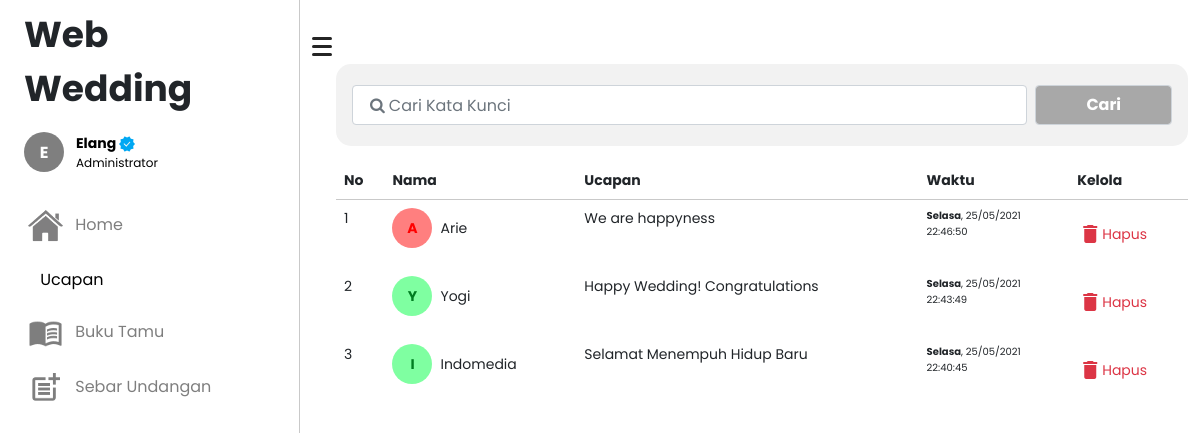
/ucapan.php (signed in), run on the app's committed database.
### tables this page shows
CREATE TABLE `ucapan` (
  `id` int(11) NOT NULL,
  `nama` varchar(100) DEFAULT NULL,
  `komentar` text DEFAULT NULL,
  `waktu` text DEFAULT NULL
);

### ucapan.php (the view, shortened to what this page needs)
<?php
$conn = mysqli_connect('localhost', 'root', '', 'webwedding');
$ucapan = mysqli_query($conn, "SELECT *FROM ucapan ORDER BY id DESC");
?>
<!DOCTYPE html>
<html lang="en">
<head>
    <link rel="stylesheet" href="assets/css/main.css">
    <link href="https://cdn.jsdelivr.net/npm/bootstrap@5.0.1/dist/css/bootstrap.min.css" rel="stylesheet">
</head>
<body>
    <div class="container-fluid">
        <div class="row flex-nowrap">
            <div class="col-auto col-md-3 col-xl-3 px-sm-2 px-0 sidebar">
                <div class="d-flex flex-column align-items-center align-items-sm-start px-3 pt-2 text-white min-vh-100">
                    <a href="index" class="d-flex align-items-center pb-3 mb-md-0 me-md-auto text-white text-decoration-none">
                        <span class="fs-5 text-dark fw-bold" id="title">Web Wedding</span>
                    </a>
                    <ul class="nav nav-pills flex-column mb-sm-auto mb-0 align-items-left align-items-sm-start" id="menu">
                        <li class="nav-item">
                            <div class="dropdown pb-4">
                                <a href="#" class="d-flex align-items-center text-decoration-none" id="dropdownUser1" data-bs-toggle="dropdown" aria-expanded="false">
                                    <span style='background: rgb(0,0,0,.5); color:white' class='inisial rounded-circle me-2'>
                                        <span class='text-uppercase position-absolute fw-bold coba'><?= substr($_SESSION["login"], 0, 1);; ?></span>
                                    </span>
                                    <div class="row">
                                        <span class="ms-1 fw-bold text-capitalize" id="nama"><?= $_SESSION["login"]; ?> <img src="assets/img/check-verifed.png" alt="" width="16"></span>
                                        <span class="ms-1" id="sebagai">Administrator</span>
                                    </div>
                                </a>
                            </div>
                        </li>
                        <li>
                            <a href="index" class="nav-link px-0 align-middle" style="opacity: .5;">
                                <i class="fs-4 bi-table"></i> <span class="ms-1" id="navigasi"><img src="assets/img/home-page.png" class="me-2" width="35" alt=""> Home</span></a>
                        </li>
                        <li>
                            <a href="ucapan" class="nav-link px-0 align-middle">
                                <i class="fs-4 bi-table"></i> <span class="ms-1" id="navigasi"><img src="assets/img/outline_message_black_24dp.png" class="me-2" width="35" alt=""> Ucapan</span></a>
                        </li>
                        <li>
                            <a href="buku-tamu" class="nav-link px-0 align-middle" style="opacity: .5;">
                                <i class="fs-4 bi-table"></i> <span class="ms-1" id="navigasi"><img src="assets/img/outline_menu_book_black_24dp.png" class="me-2" width="35" alt=""> Buku Tamu</span></a>
                        </li>
                        <li>
                            <a href="sebar-undangan" class="nav-link px-0 align-middle" style="opacity: .5;">
                                <i class="fs-4 bi-table"></i> <span class="ms-1" id="navigasi"><img src="assets/img/outline_post_add_black_24dp.png" class="me-2" width="35" alt=""> Sebar Undangan</span></a>
                        </li>
                    </ul>
                </div>
            </div>
            <span class="text-dark position-relative" style="width: 0!important; top:2em; cursor:pointer" id="btn-burger" onclick="btnBurger()">
                <div class="humberger"></div>
                <div class="humberger"></div>
                <div class="humberger"></div>
            </span>
            <div class="col py-3 mt-5" id="content">
                <form action="" class="form-cari" method="POST">
                    <div class="mb-3 d-flex p-3">
                        <input class="form-control mainLoginInput me-2" type="text" placeholder="&#61442; Cari Kata Kunci" name="keyword" autocomplete="off" autofocus />
                        <button type="submit" class="form-control btncari text-white fw-bold" name="cari">Cari</button>
                    </div>
                </form>
                <table class="table table-borderless">
                    <thead>
                        <tr style="border-bottom: 1px solid #C9C9C9;">
                            <th scope="col">No</th>
                            <th scope="col">Nama</th>
                            <th scope="col">Ucapan</th>
                            <th scope="col">Waktu</th>
                            <th scope="col">Kelola</th>
                        </tr>
                    </thead>
                    <tbody>
                        <?php $i = 1 ?>
                        <?php foreach ($ucapan as $crs) : ?>
                            <tr>
                                <td><?= $i++; ?></td>
                                <td class="d-flex align-items-center">
                                    <?php
                                    $nama = substr($crs["nama"], 0, 1);
                                    if ($nama == "A" || $nama == "D" || $nama == "H" || $nama == "L" || $nama == "P" || $nama == "T" || $nama == "X") {
                                        echo "
                                                <span style='background: rgb(255,0,0,.5); color:red' class='inisial rounded-circle me-2'>
                                                <span class='text-uppercase position-absolute fw-bold coba'>$nama</span>
                                                </span>
                                                ";
                                    } else if ($nama == "B" || $nama == "E" || $nama == "I" || $nama == "M" || $nama == "Q" || $nama == "U" || $nama == "Y") {
                                        echo "
                                                <span style='background: rgb(0,255,68,.5);color:#007D21' class='inisial rounded-circle me-2'>
                                                <span class='text-uppercase position-absolute fw-bold coba'>$nama</span>
                                                </span>
                                                ";
                                    } else if ($nama == "C" || $nama == "F" || $nama == "J" || $nama == "N" || $nama == "R" || $nama == "V" || $nama == "Z") {
                                        echo "
                                                <span style='background: rgb(255,180,4,.5); color:#D29B19' class='inisial rounded-circle me-2'>
                                                <span class='text-uppercase position-absolute fw-bold coba'>$nama</span>
                                                </span>
                                                ";
                                    } else {
                                        echo "
                                                <span style='background: rgb(8,0,255,.5); color:#0700DC' class='inisial rounded-circle me-2'>
                                                <span class='text-uppercase position-absolute fw-bold coba'>$nama</span>
                                                </span>
                                                ";
                                    }
                                    ?>
                                    <?= $crs["nama"]; ?>
                                </td>
                                <td><?= $crs["komentar"]; ?></td>
                                <td class="waktu"><?= $crs["waktu"]; ?></td>
                                <td><a href="delete.php?id=<?= $crs['id'] ?>" class="btn d-flex align-items-center delete text-danger" onclick="return confirm('Yakin Ingin Menghapus')"><span class="material-icons">delete</span> Hapus</a></td>
                            </tr>
                        <?php endforeach; ?>
                    </tbody>
                </table>
            </div>
        </div>
    </div>
</body>
</html>

### assets/css/main.css (style rules this page uses)
#title { font-family: "poppins"; font-size: 36px !important; }
#menu { font-family: "poppins"; }
#menu li a { color: black; }
#menu li a #nama { font-size: 14px; }
#menu li a #sebagai { font-size: 12px; }
.sidebar { border-right: 1px solid #c9c9c9; }
.mainLoginInput, .btncari { height: 40px; padding: 0px; font-size: 30px; margin: 5px 0; }
.btncari { width: initial !important; padding: 0 50px !important; background-color: #a8a8a8 !important; -webkit-transition: 0.3s !important; transition: 0.3s !important; }
.mainLoginInput::placeholder { font-family: FontAwesome, poppins; font-weight: normal; overflow: visible; vertical-align: top; display: inline-block !important; padding-left: 5px; padding-top: 2px; color: #c27c70; }
.form-cari { background-color: #f2f2f2; border-radius: 15px; }
#content { font-family: "poppins"; }
#content td { line-height: initial !important; }
#content .delete { -webkit-transition: 0.3s; transition: 0.3s; }
#content table, #content .delete { font-size: 14px; padding: initial; }
#content td, #content .delete { line-height: 50px; }
span.inisial { display: -webkit-box; display: -ms-flexbox; display: flex; -webkit-box-align: center; -ms-flex-align: center; align-items: center; -webkit-box-pack: center; -ms-flex-pack: center; justify-content: center; padding: 20px; line-height: initial; }
span.inisial span { font-family: 20px; }
.waktu { font-size: 10px; }
div.humberger { width: 20px; height: 3px; border-radius: 5px; background-color: #242424; margin: 5px 0; }
@media (min-width: 920px) { .sidebar { display: initial; } }

### data on the page
ucapan: nama "A", nama "Arie", komentar "We are happyness", waktu "Selasa , 25/05/2021 22:46:50"
ucapan: nama "Y", nama "Yogi", komentar "Happy Wedding! Congratulations", waktu "Selasa , 25/05/2021 22:43:49"
ucapan: nama "I", nama "Indomedia", komentar "Selamat Menempuh Hidup Baru", waktu "Selasa , 25/05/2021 22:40:45"

### other printed values
substr($_SESSION["login"], 0, 1) "E"
$_SESSION["login"] "Elang"
